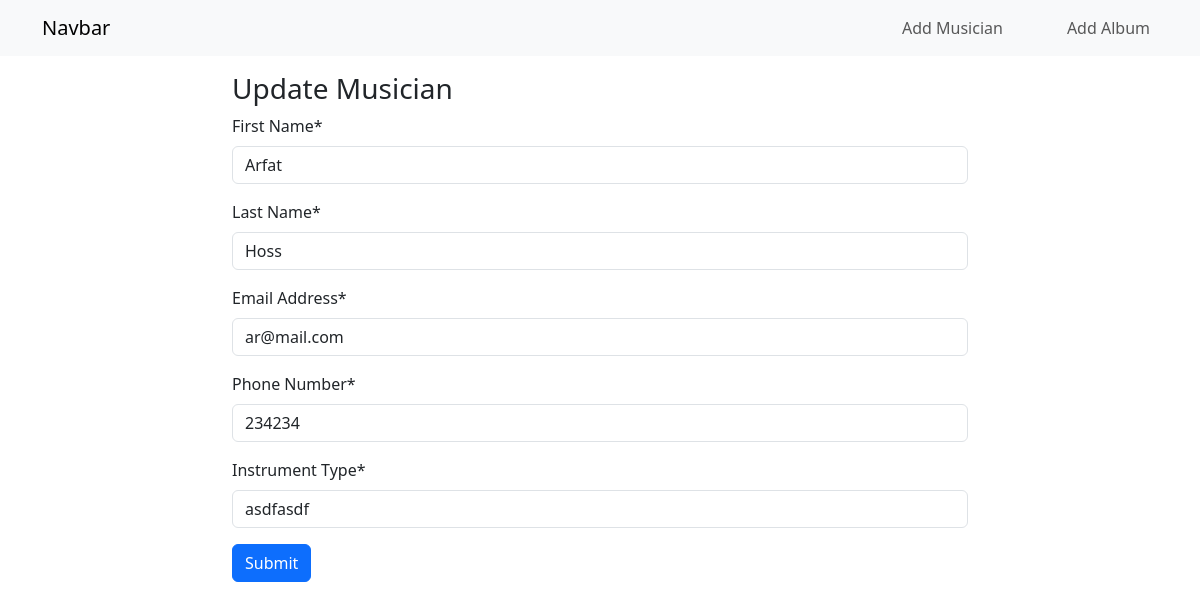
The page /musician/update/19 on the database its author committed.
### musician/models.py (models this page shows, shortened)
class MusicianModel(models.Model):
    class Meta:
        verbose_name = 'Musician'
    f_name = models.CharField(max_length=100,verbose_name='First Name',validators=[validators.MinLengthValidator(3)])
    l_name = models.CharField(max_length=100,verbose_name='Last Name',validators=[validators.MinLengthValidator(3)])
    email = models.EmailField(verbose_name='Email Address',validators=[validators.MinLengthValidator(5)])
    phone = models.CharField(max_length=15,verbose_name='Phone Number')
    instrument = models.CharField(max_length=100,verbose_name='Instrument Type')

### musician/views.py (the view)
# urls.py: path("update/<int:id>", views.update,name='update_album'),
def update(request,id):
    entry =  MusicianModel.objects.get(pk=id)
    form  = MusicianModelForm(instance=entry)
    if request.POST:
        form = MusicianModelForm(request.POST, instance=entry)
        if form.is_valid():
            form.save()
            return redirect("home")
    return render(request, "update_musician.html",{'form':form})

### musician/forms.py
class MusicianModelForm(forms.ModelForm):
    class Meta:
        model = MusicianModel
        fields = "__all__"

### musician/templates/update_musician.html (shortened to what this page needs)
{% extends "base.html" %}
{% load crispy_forms_tags  %}
{% block content %}
<div class="container mt-3">
    <div class="row">
        <div class="col-8 offset-2">
            <h3>Update Musician</h3>
            <form action="" method="POST">
                 {{ form | crispy }}
                 <button class="btn btn-primary" >Submit</button>
            </form>
        </div>
    </div>
</div>
{% endblock content %}

### rows shown on the page
MusicianModel: f_name "Arfat", l_name "Hoss", email "ar@mail.com", phone "234234", instrument "asdfasdf"
